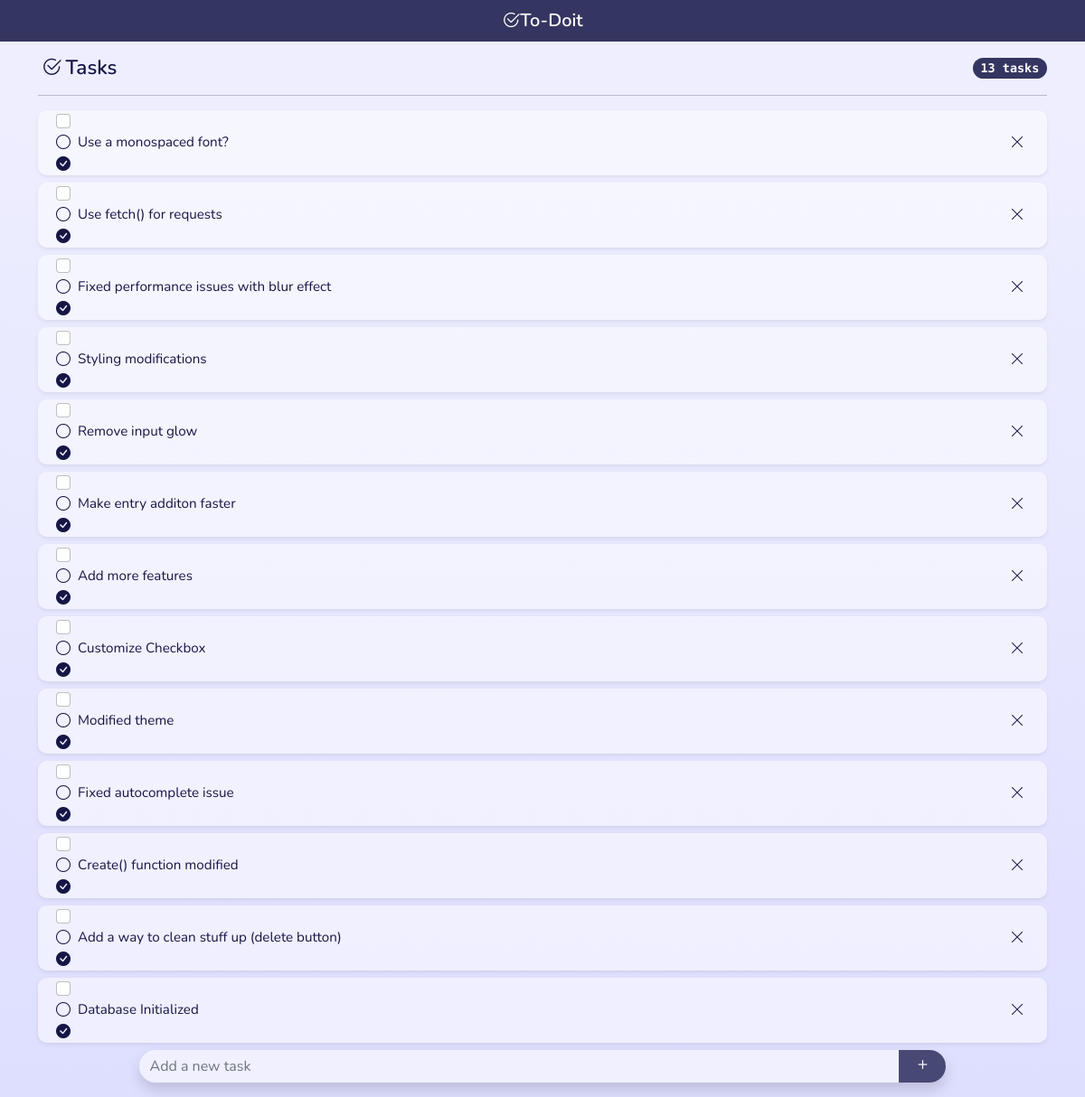
Before: / with the older database file.
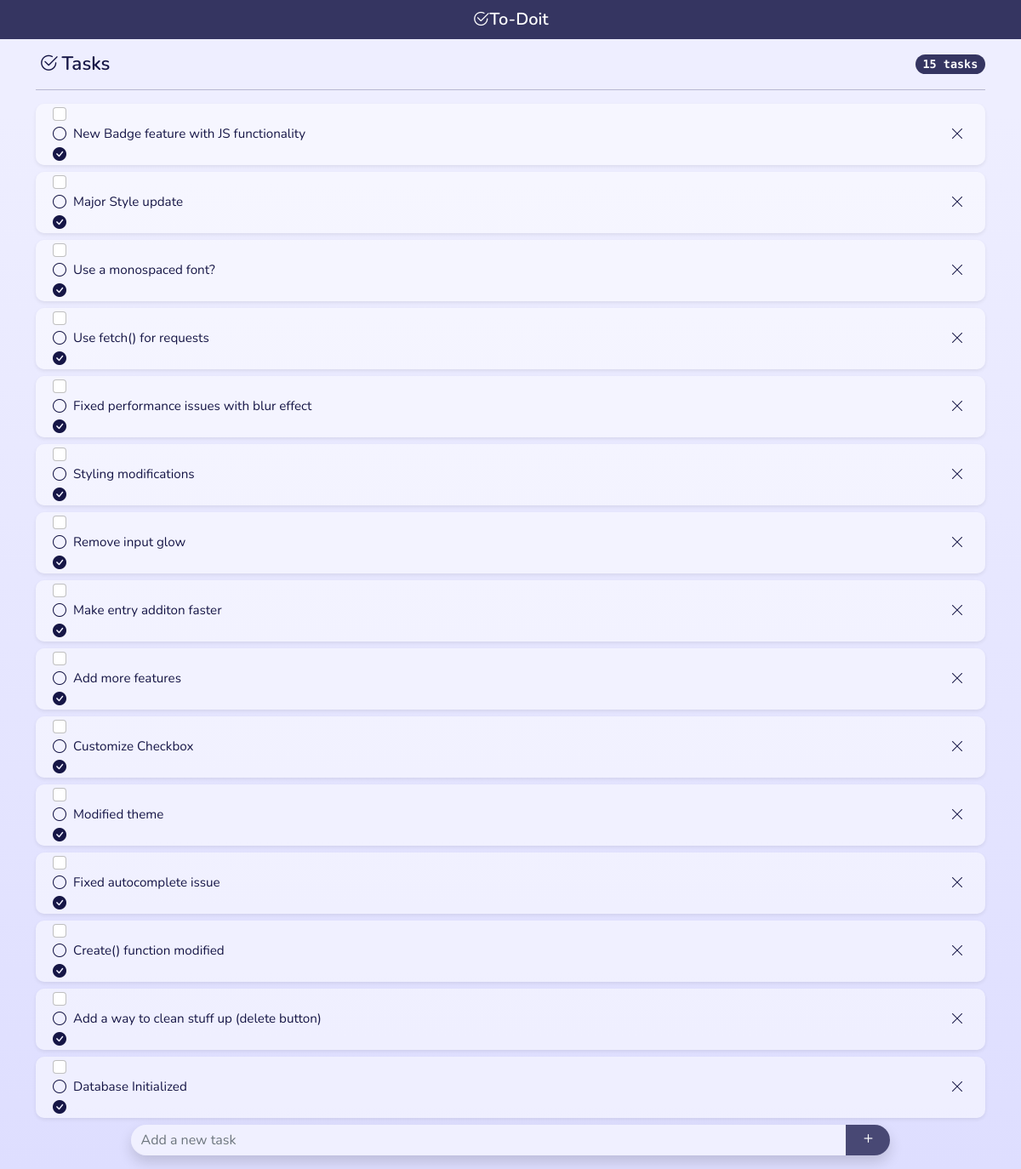
After: the same page with the newer database file.
### tables this page shows
CREATE TABLE todos (
    id INTEGER PRIMARY KEY AUTOINCREMENT,
    time TIMESTAMP NOT NULL DEFAULT CURRENT_TIMESTAMP,
    content TEXT NOT NULL
);

### app.py (the view)
@app.route('/', methods =["GET", "POST"])
def index():
    conn = get_db_connection()
    todos = conn.execute('SELECT * FROM todos').fetchall()
    todos = reversed(todos)
    conn.close()
    return render_template('index.html',todos=todos)

### app.py (called while the page is built)
def get_db_connection():
    conn = sqlite3.connect('database.db')
    conn.row_factory = sqlite3.Row
    return conn

### templates/index.html
{% extends 'base.html' %}
{% block content %}
    {% for entry in todos %}
        <div id="{{ entry['id'] }}" class="card mb-2 shadow-sm">
            <li class="list-group-item py-0 border-0 d-flex justify-content-between align-items-center">
    	    	<div class="pretty p-icon p-toggle p-plain px-1">
                    <input class="form-check-input me-1" type="checkbox">
                    <div class="state p-off">
                        <i class="bi bi-circle"></i>
                    </div>
                    <div class="state p-on">
                        <i class="bi bi-check-circle-fill"></i>
                    </div>
                </div>
                <div class="card-body lh-sm px-0">{{ entry['content'] }}</div>
                <button id="{{ entry['id'] }}" type="button" class="btn btn-sm px-2 close-btn"><i class="bi bi-x-lg"></i></button>
            </li>
        </div>
    {% endfor %}
{% endblock %}

### templates/base.html (shortened to what this page needs)
<!doctype html>
<html lang="en">
  <head>
    <link href="https://cdn.jsdelivr.net/npm/bootstrap@5.2.2/dist/css/bootstrap.min.css" rel="stylesheet">
    <link rel="stylesheet" href="https://cdn.jsdelivr.net/npm/pretty-checkbox@3.0/dist/pretty-checkbox.min.css">
    <link rel="stylesheet" href="https://cdn.jsdelivr.net/npm/bootstrap-icons@1.9.1/font/bootstrap-icons.css">
    <link rel="stylesheet" href="{{ url_for('static',filename='style.css') }}" type="text/css">
  </head>
  <body>
	<nav class="navbar sticky-top navbar-dark navbar-custom">
    	<div class="container">
        <a class="navbar-brand logotype py-0 mx-auto" href="#">
            <i class="bi bi-check2-circle"></i>To-Doit
        </a>
  	  </div>
	</nav>
	<div class="content container">
    <h1 class="header d-flex my-3 align-items-center"><i class="bi px-1 bi-check2-circle"></i>Tasks<span class="badge custom-badge rounded-pill ms-auto"></span></h1>
    <hr>
    <ul class="list-group">
        {% block content %} {% endblock %}
        <form id="add_task" method="POST" class="fixed-bottom-group">
	        <div class="input-group shadow mb-3">
		        <input id="task_input" type="text" name="new_task" autocomplete="off" class="form-control" placeholder="Add a new task">
		        <button class="btn btn-dark btn-lg py-0 my-0 btn-custom" type="submit"><i class="bi bi-plus"></i></button>
	        </div>
	    </form>
	</ul>
	</div>
  </body>
</html>

### static/style.css (style rules this page uses)
html { min-height: 100%; }
body { background: linear-gradient(0deg, #dedeff 0%, #eeeeff 90%); background-repeat: no-repeat; font-size: 100%; color: rgb(22,22,70); }
.navbar-custom { background-color: rgba(22,22,70,0.85); }
.logotype { font-family: 'Nunito'; font-weight: 600; }
.header { font-family: 'Nunito'; font-weight: 600; font-size: 1.4em; }
.badge { font-family: 'Source Code Pro'; font-size: 0.6em; background-color: rgba(22,22,70,0.85); }
.content { font-family: 'Nunito'; margin: auto; }
.fixed-bottom-group { position:sticky; bottom:0; left:0; right:0; width:80%; margin:auto; }
.input-group { border-radius: 30px; }
input[type="text"] { background-color: rgba(255,255,255,0.55); backdrop-filter: blur(1px); border: 0px; border-radius: 30px; }
.btn-custom { background-color: rgba(22,22,70,0.75); border: 0px; border-radius: 0 30px 30px 0; }
.card { background-color: rgba(255,255,255,0.5); border: 0px; border-radius: 10px; }
.list-group-item, .list-group-item .close-btn { background-color: rgba(0,0,0,0); color: rgb(22,22,70); }
.close-btn { font-size: 1em; }
.card-body { font-size: 0.95em; }

Changed rows visible on the page:
added todos: content "New Badge feature with JS functionality"
added todos: content "Major Style update"
Other visible differences:
text written by a page script: "13 tasks" → "15 tasks"
